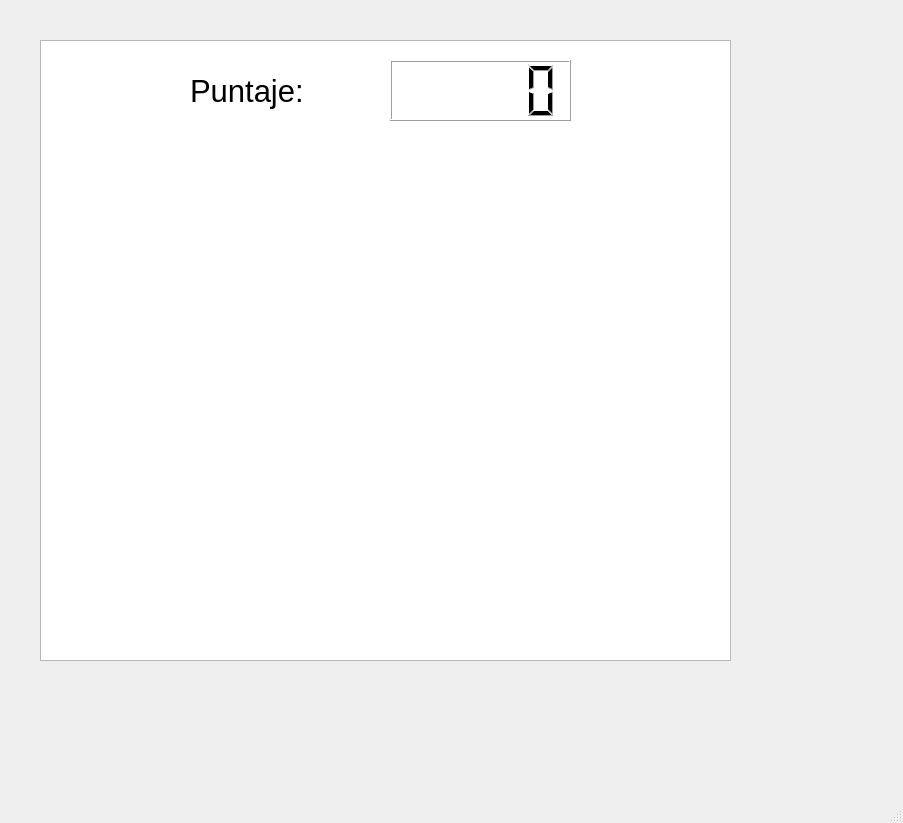
<?xml version="1.0" encoding="UTF-8"?>
<ui version="4.0">
 <class>MainWindow</class>
 <widget class="QMainWindow" name="MainWindow">
  <property name="geometry">
   <rect>
    <x>0</x>
    <y>0</y>
    <width>903</width>
    <height>823</height>
   </rect>
  </property>
  <property name="windowTitle">
   <string>MainWindow</string>
  </property>
  <property name="styleSheet">
   <string notr="true"/>
  </property>
  <widget class="QWidget" name="centralwidget">
   <widget class="QGraphicsView" name="graphicsView">
    <property name="geometry">
     <rect>
      <x>40</x>
      <y>40</y>
      <width>691</width>
      <height>621</height>
     </rect>
    </property>
    <property name="styleSheet">
     <string notr="true"/>
    </property>
   </widget>
   <widget class="QLCDNumber" name="lcdNumber">
    <property name="geometry">
     <rect>
      <x>390</x>
      <y>60</y>
      <width>181</width>
      <height>61</height>
     </rect>
    </property>
   </widget>
   <widget class="QLabel" name="label">
    <property name="geometry">
     <rect>
      <x>190</x>
      <y>70</y>
      <width>111</width>
      <height>41</height>
     </rect>
    </property>
    <property name="font">
     <font>
      <pointsize>23</pointsize>
     </font>
    </property>
    <property name="text">
     <string>Puntaje:</string>
    </property>
   </widget>
  </widget>
  <widget class="QMenuBar" name="menubar">
   <property name="geometry">
    <rect>
     <x>0</x>
     <y>0</y>
     <width>903</width>
     <height>21</height>
    </rect>
   </property>
  </widget>
  <widget class="QStatusBar" name="statusbar"/>
 </widget>
 <resources/>
 <connections/>
</ui>
